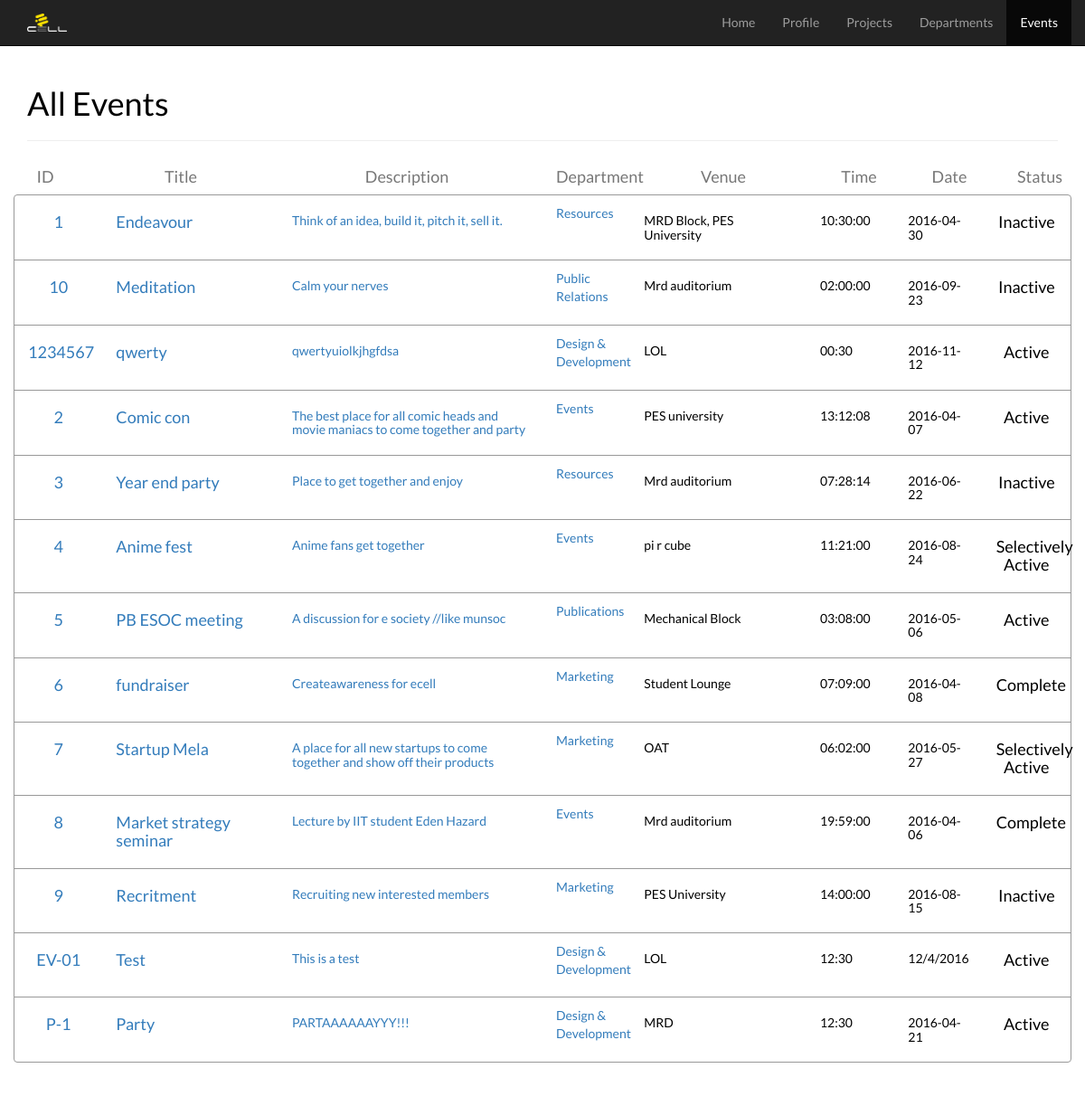
The page /eventlist.php on the database its author committed.
### tables this page shows
CREATE TABLE IF NOT EXISTS `events` (
  `ID` varchar(16) NOT NULL,
  `Title` varchar(45) DEFAULT NULL,
  `Description` varchar(255) DEFAULT NULL,
  `Dep_ID` varchar(16) DEFAULT NULL,
  `Venue` varchar(45) DEFAULT NULL,
  `Time` varchar(10) DEFAULT NULL,
  `Date` varchar(10) DEFAULT NULL,
  `Tag` varchar(45) DEFAULT NULL,
  `Status` varchar(45) DEFAULT NULL
);

CREATE TABLE IF NOT EXISTS `departments` (
  `ID` varchar(16) NOT NULL,
  `Name` varchar(45) DEFAULT NULL,
  `Description` varchar(255) NOT NULL
);

### eventlist.php (the view, shortened to what this page needs)
<html><head>
		<link href="bootstrap/css/bootstrap.min.css" rel="stylesheet">
        <link href="Nav_styles.css" rel="stylesheet" type="text/css">
        <?php
			$dbhost='localhost';
			$dbuser='sood' ;
			$dbpass='1234' ;
			$conn=mysql_connect($dbhost,$dbuser,$dbpass);
			$ev_sql="Select * from events";
			$retval=mysql_query($ev_sql,$conn);
			?>
    </head><body>
        <div class="navbar navbar-default navbar-fixed-top navbar-inverse">
            <div class="container">
                <div class="navbar-header">
                    <a class="navbar-brand"><img height="20" alt="Brand" src="ECell Logo White.png" class="center-block"></a>
                </div>
                <div class="collapse navbar-collapse" id="navbar-ex-collapse">
                    <ul class="nav navbar-nav navbar-right" id="nav-menu">
                        <li class="">
                            <a href="home.php">Home</a>
                        </li>
                        <li >
                            <a href=<?php echo '"profile.php?usn='.$_SESSION["usn"].'"'?>>Profile</a>
                        </li>
                        <li >
                            <a href="projectlist.php">Projects</a>
                        </li>
                        <li class="dropdown" id="nav-deps">
                            <a href="#" class="dropdown-toggle" data-toggle="dropdown" role="button" aria-expanded="false">Departments<br><i class="fa fa-caret-down"></i></a>
                        </li>
                        <li class="active">
                            <a href="eventlist.php">Events</a>
                        </li>
                    </ul>
                </div>
            </div>
        </div>
        <div class="section">
            <div class="container">
			<br/><br/>
                <div class="row">
				  <div class="col-md-12">
					<h1>All Events</h1>
					<hr>
				  </div>
				</div>
				<div class="row list">
				  <div class="row text-center">
					<div class="col-md-1 text-center">
					  <h4 class="text-muted">ID</h4>
					</div>
					<div class="col-md-2 text-center">
					  <h4 class="text-muted">Title</h4>
					</div>
					<div class="col-md-3">
					  <h4 class="text-muted">Description</h4>
					</div>
					<div class="col-md-1">
					  <h4 class="text-muted">Department</h4>
					</div>
					<div class="col-md-2">
					  <h4 class="text-muted">Venue</h4>
					</div>
					<div class="col-md-1">
					  <h4 class="text-muted">Time</h4>
					</div>
					<div class="col-md-1">
					  <h4 class="text-muted">Date</h4>
					</div>
					<div class="col-md-1">
					  <h4 class="text-muted">Status</h4>
					</div>
				  </div>
				  <div class="row" id="project-list">
					<div class="col-md-12">
					  <ul class="list-group">
					   <?php
					   while($row = mysql_fetch_array($retval, MYSQL_ASSOC))
					   {
						   $d1 = "Select Name from Departments where ID = '".$row["Dep_ID"]."'";
						   $d2 = mysql_query($d1,$conn);
						   $dep = mysql_fetch_array($d2,MYSQL_ASSOC)["Name"];
					   echo ('
						<li class="list-group-item">
						  <div class="row">
						  <a href="event_profile.php?id='.$row["ID"].'">
							<div class="col-md-1 text-center">
							  <h4>'.$row["ID"].'</h4>
							</div>
							<div class="col-md-2 text-left">
							  <h4>'.$row["Title"].'</h4>
							</div>
							<div class="col-md-3 text-left">
							  <h5>'.$row["Description"].'</h5>
							</div>
							</a>
							<a href="department.php?id='.$row["Dep_ID"].'">
							<div class="col-md-1 text-left">
							  <p>'.$dep.'</p>
							</div>
							</a>
							<div class="col-md-2 text-left">
							  <h5>'.$row["Venue"].'</h5>
							</div>
							<div class="col-md-1 text-left">
							  <h5>'.$row["Time"].'</h5>
							</div>
							<div class="col-md-1 text-left">
							  <h5>'.$row["Date"].'</h5>
							</div>
							<div class="col-md-1 text-center">
							  <h4>'.$row["Status"].'</h4>
							</div>
						  </div>
						</li>
					   ');}?>
					  </ul>
					</div>
				  </div>
				</div>
            </div>
        </div>
</body></html>

### rows shown on the page
events: ID "1", Title "Endeavour", Description "Think of an idea, build it, pitch it, sell it.", Dep_ID.Name "Resources", Venue "MRD Block, PES University", Time "10:30:00", Date "2016-04-30", Status "Inactive"
events: ID "10", Title "Meditation", Description "Calm your nerves", Dep_ID.Name "Public Relations", Venue "Mrd auditorium", Time "02:00:00", Date "2016-09-23", Status "Inactive"
events: ID "1234567", Title "qwerty", Description "qwertyuiolkjhgfdsa", Dep_ID.Name "Design & Development", Venue "LOL", Time "00:30", Date "2016-11-12", Status "Active"
events: ID "2", Title "Comic con", Description "The best place for all comic heads and movie maniacs to come together and party", Dep_ID.Name "Events", Venue "PES university", Time "13:12:08", Date "2016-04-07", Status "Active"
events: ID "3", Title "Year end party", Description "Place to get together and enjoy", Dep_ID.Name "Resources", Venue "Mrd auditorium", Time "07:28:14", Date "2016-06-22", Status "Inactive"
events: ID "4", Title "Anime fest", Description "Anime fans get together", Dep_ID.Name "Events", Venue "pi r cube", Time "11:21:00", Date "2016-08-24", Status "Selectively Active"
events: ID "5", Title "PB ESOC meeting", Description "A discussion for e society //like munsoc", Dep_ID.Name "Publications", Venue "Mechanical Block", Time "03:08:00", Date "2016-05-06", Status "Active"
events: ID "6", Title "fundraiser", Description "Createawareness for ecell", Dep_ID.Name "Marketing", Venue "Student Lounge", Time "07:09:00", Date "2016-04-08", Status "Complete"
events: ID "7", Title "Startup Mela", Description "A place for all new startups to come together and show off their products", Dep_ID.Name "Marketing", Venue "OAT", Time "06:02:00", Date "2016-05-27", Status "Selectively Active"
events: ID "8", Title "Market strategy seminar", Description "Lecture by IIT student Eden Hazard", Dep_ID.Name "Events", Venue "Mrd auditorium", Time "19:59:00", Date "2016-04-06", Status "Complete"
events: ID "9", Title "Recritment", Description "Recruiting new interested members", Dep_ID.Name "Marketing", Venue "PES University", Time "14:00:00", Date "2016-08-15", Status "Inactive"
events: ID "EV-01", Title "Test", Description "This is a test", Dep_ID.Name "Design & Development", Venue "LOL", Time "12:30", Date "12/4/2016", Status "Active"
events: ID "P-1", Title "Party", Description "PARTAAAAAAYYY!!!", Dep_ID.Name "Design & Development", Venue "MRD", Time "12:30", Date "2016-04-21", Status "Active"
